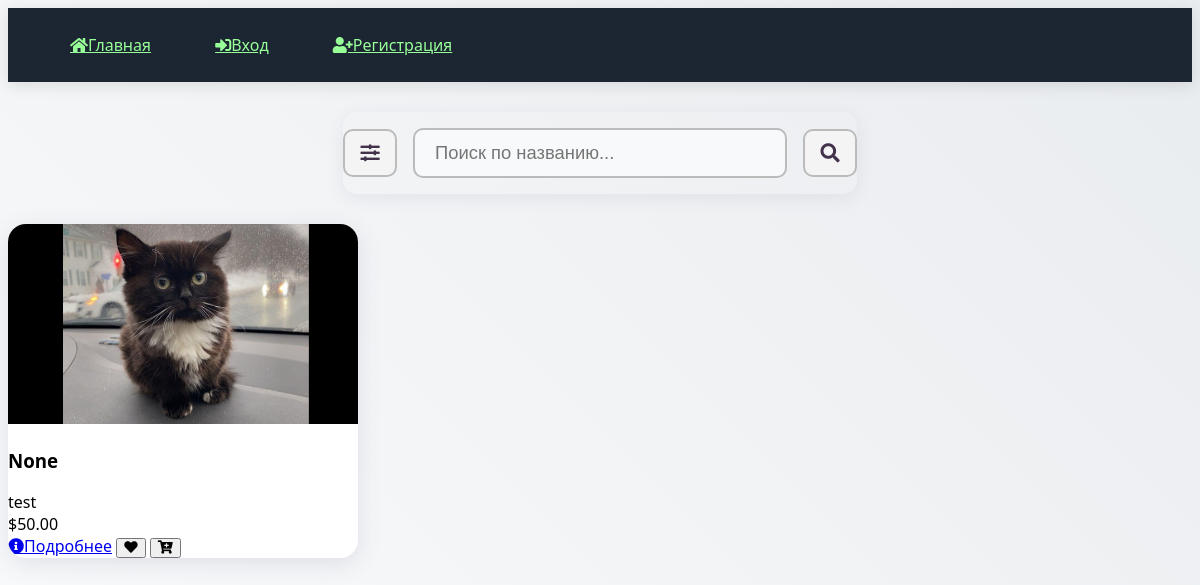
Before: / with the older database file.
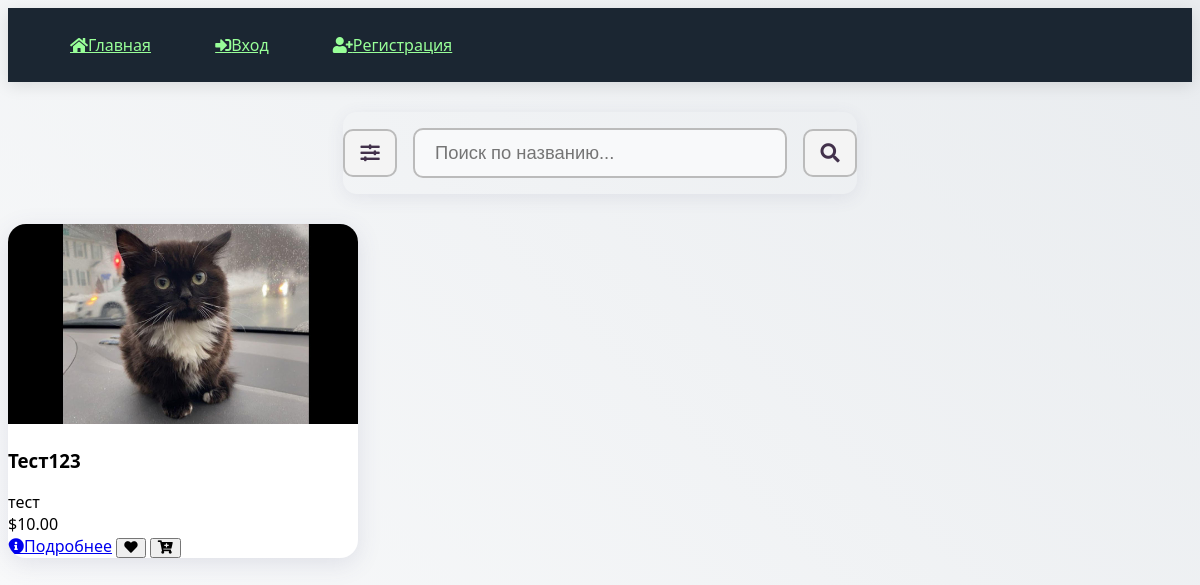
After: the same page with the newer database file.
### models.py (models this page shows)
class Product(db.Model):
    id = db.Column(db.Integer, primary_key=True)
    name = db.Column(db.String(100))
    description = db.Column(db.Text)
    price = db.Column(db.Float)
    image = db.Column(db.String(100))

### app.py (the view, shortened to what this page needs)
@app.route('/', methods=['GET', 'POST'])
def index():
    form = SearchForm()
    page = request.args.get('page', 1, type=int)
    per_page = 8
    query = Product.query
    products = query.paginate(page=page, per_page=per_page, error_out=False)
    def url_for_page(page):
        args = request.args.copy()
        args['page'] = page
        return url_for('index', **args)
    return render_template('index.html',
                           products=products,
                           form=form,
                           url_for_page=url_for_page)

### forms.py
class SearchForm(FlaskForm):
    search = StringField('Поиск по названию')
    min_price = StringField('Минимальная цена')
    max_price = StringField('Максимальная цена')
    category = SelectField('Категория', choices=[
        ('all', 'Все категории'),
        ('cat', 'Кошки'),
        ('dog', 'Собаки'),
        ('bird', 'Птицы')
    ])
    brand = SelectField('Бренд', choices=[
        ('all', 'Все бренды'),
        ('purina', 'Purina'),
        ('royal', 'Royal Canin'),
        ('pedigree', 'Pedigree')
    ])
    sort_by = SelectField('Сортировка', choices=[
        ('name_asc', 'По названию (А-Я)'),
        ('name_desc', 'По названию (Я-А)'),
        ('price_asc', 'Сначала дешевле'),
        ('price_desc', 'Сначала дороже')
    ])
    submit = SubmitField('Применить')

### templates/index.html (shortened to what this page needs)
{% extends "base.html" %}
{% block content %}
<div class="search-bar-wrapper">
    <form method="POST" action="{{ url_for('index') }}" class="search-bar">
        <button type="button" id="toggleFilters" class="btn-profile-secondary" title="Фильтры">
            <i class="fas fa-sliders-h"></i>
        </button>
        {{ form.search(class="form-control", placeholder="Поиск по названию...") }}
        <button type="submit" class="btn-profile-secondary" title="Найти">
            <i class="fas fa-search"></i>
        </button>
    </form>
</div>
<div class="col-md-9">
    <div class="row">
        {% for product in products %}
            <div class="col-md-12">
    <div class="product-card position-relative">
        <div class="card-header text-center" style="background: none; border: none;">
            <img src="{{ url_for('static', filename=product.image) }}" alt="{{ product.name }}" class="product-image" style="max-height:200px; object-fit:contain; margin:auto;">
        </div>
        <div class="card-body">
            <h3 class="product-name">{{ product.name }}</h3>
            <div class="product-description">{{ product.description }}</div>
            <div class="price-block">
                <span class="price-amount">${{ '%.2f'|format(product.price) }}</span>
            </div>
            <div class="product-actions">
                <a href="{{ url_for('product', id=product.id) }}" class="btn btn-details">
                    <i class="fas fa-info-circle"></i> Подробнее
                </a>
                {% if current_user.is_authenticated %}
                    <form action="{{ url_for('add_to_favourite', product_id=product.id) }}" method="POST" style="display:inline;">
                        <button type="submit" class="btn btn-favourite" title="В избранное">
                            <i class="fas fa-heart"></i>
                        </button>
                    </form>
                    <form action="{{ url_for('add_to_cart', id=product.id) }}" method="POST" style="display:inline;">
                        <button type="submit" class="btn btn-cart" title="В корзину">
                            <i class="fas fa-cart-plus"></i>
                        </button>
                    </form>
                {% else %}
                    <button class="btn btn-favourite" onclick="window.location='{{ url_for('login') }}'" title="В избранное">
                        <i class="fas fa-heart"></i>
                    </button>
                    <button class="btn btn-cart" onclick="window.location='{{ url_for('login') }}'" title="В корзину">
                        <i class="fas fa-cart-plus"></i>
                    </button>
                {% endif %}
            </div>
        </div>
    </div>
</div>
{% endfor %}
{% endblock %}

Changed rows visible on the page:
changed Product: name "None" → "Тест123"; description "test" → "тест"; price "50.00" → "10.00"
